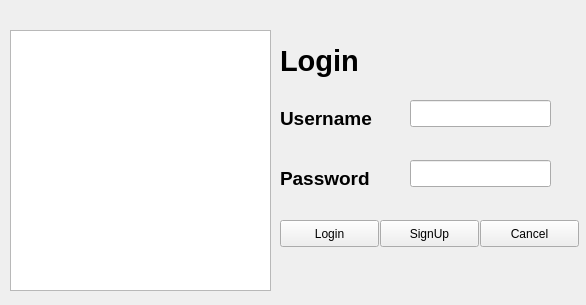
<?xml version="1.0" encoding="UTF-8"?>
<ui version="4.0">
 <class>UserLogin</class>
 <widget class="QMainWindow" name="UserLogin">
  <property name="geometry">
   <rect>
    <x>0</x>
    <y>0</y>
    <width>586</width>
    <height>305</height>
   </rect>
  </property>
  <property name="windowTitle">
   <string>MainWindow</string>
  </property>
  <widget class="QWidget" name="centralwidget">
   <widget class="QLabel" name="label">
    <property name="geometry">
     <rect>
      <x>280</x>
      <y>40</y>
      <width>81</width>
      <height>41</height>
     </rect>
    </property>
    <property name="font">
     <font>
      <pointsize>22</pointsize>
      <weight>75</weight>
      <bold>true</bold>
     </font>
    </property>
    <property name="text">
     <string>Login</string>
    </property>
   </widget>
   <widget class="QLabel" name="label_2">
    <property name="geometry">
     <rect>
      <x>280</x>
      <y>110</y>
      <width>101</width>
      <height>17</height>
     </rect>
    </property>
    <property name="font">
     <font>
      <pointsize>14</pointsize>
      <weight>75</weight>
      <bold>true</bold>
     </font>
    </property>
    <property name="text">
     <string>Username</string>
    </property>
   </widget>
   <widget class="QLabel" name="label_3">
    <property name="geometry">
     <rect>
      <x>280</x>
      <y>170</y>
      <width>101</width>
      <height>17</height>
     </rect>
    </property>
    <property name="font">
     <font>
      <pointsize>14</pointsize>
      <weight>75</weight>
      <bold>true</bold>
     </font>
    </property>
    <property name="text">
     <string>Password</string>
    </property>
   </widget>
   <widget class="QLineEdit" name="lineEdit">
    <property name="geometry">
     <rect>
      <x>410</x>
      <y>100</y>
      <width>141</width>
      <height>27</height>
     </rect>
    </property>
   </widget>
   <widget class="QLineEdit" name="lineEdit_2">
    <property name="geometry">
     <rect>
      <x>410</x>
      <y>160</y>
      <width>141</width>
      <height>27</height>
     </rect>
    </property>
    <property name="echoMode">
     <enum>QLineEdit::Password</enum>
    </property>
   </widget>
   <widget class="QPushButton" name="pushButton">
    <property name="geometry">
     <rect>
      <x>280</x>
      <y>220</y>
      <width>99</width>
      <height>27</height>
     </rect>
    </property>
    <property name="text">
     <string>Login</string>
    </property>
   </widget>
   <widget class="QPushButton" name="pushButton_2">
    <property name="geometry">
     <rect>
      <x>480</x>
      <y>220</y>
      <width>99</width>
      <height>27</height>
     </rect>
    </property>
    <property name="text">
     <string>Cancel</string>
    </property>
   </widget>
   <widget class="QGraphicsView" name="graphicsView">
    <property name="geometry">
     <rect>
      <x>10</x>
      <y>30</y>
      <width>261</width>
      <height>261</height>
     </rect>
    </property>
    <property name="styleSheet">
     <string notr="true">background-image: url(:/newPrefix/login.png);</string>
    </property>
   </widget>
   <widget class="QPushButton" name="pushButton_3">
    <property name="geometry">
     <rect>
      <x>380</x>
      <y>220</y>
      <width>99</width>
      <height>27</height>
     </rect>
    </property>
    <property name="text">
     <string>SignUp</string>
    </property>
   </widget>
  </widget>
 </widget>
 <resources>
  <include location="log.qrc"/>
 </resources>
 <connections/>
</ui>
